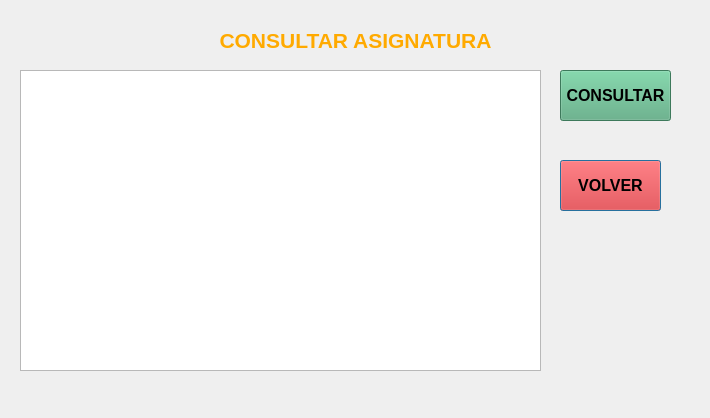
<?xml version="1.0" encoding="UTF-8"?>
<ui version="4.0">
 <class>Dialog</class>
 <widget class="QDialog" name="Dialog">
  <property name="geometry">
   <rect>
    <x>0</x>
    <y>0</y>
    <width>710</width>
    <height>418</height>
   </rect>
  </property>
  <property name="windowTitle">
   <string>Dialog</string>
  </property>
  <widget class="QPushButton" name="btn_salir">
   <property name="geometry">
    <rect>
     <x>560</x>
     <y>160</y>
     <width>101</width>
     <height>51</height>
    </rect>
   </property>
   <property name="font">
    <font>
     <pointsize>12</pointsize>
     <weight>75</weight>
     <bold>true</bold>
    </font>
   </property>
   <property name="styleSheet">
    <string notr="true">background-color: rgb(255, 0, 0);
color: rgb(0, 0, 0);</string>
   </property>
   <property name="text">
    <string>VOLVER</string>
   </property>
  </widget>
  <widget class="QLabel" name="Label_Menu_2">
   <property name="geometry">
    <rect>
     <x>0</x>
     <y>0</y>
     <width>711</width>
     <height>81</height>
    </rect>
   </property>
   <property name="toolTip">
    <string>&lt;html&gt;&lt;head/&gt;&lt;body&gt;&lt;p align=&quot;center&quot;&gt;&lt;span style=&quot; font-size:16pt; font-weight:600;&quot;&gt;RESGISTRAR NUEVA ASIGNATURA&lt;/span&gt;&lt;/p&gt;&lt;/body&gt;&lt;/html&gt;</string>
   </property>
   <property name="styleSheet">
    <string notr="true">color: rgb(255, 170, 0);</string>
   </property>
   <property name="text">
    <string>&lt;html&gt;&lt;head/&gt;&lt;body&gt;&lt;p align=&quot;center&quot;&gt;&lt;span style=&quot; font-size:16pt; font-weight:600;&quot;&gt;CONSULTAR ASIGNATURA&lt;/span&gt;&lt;/p&gt;&lt;/body&gt;&lt;/html&gt;</string>
   </property>
  </widget>
  <widget class="QTableWidget" name="tabla">
   <property name="geometry">
    <rect>
     <x>20</x>
     <y>70</y>
     <width>521</width>
     <height>301</height>
    </rect>
   </property>
  </widget>
  <widget class="QPushButton" name="btn_consultar">
   <property name="geometry">
    <rect>
     <x>560</x>
     <y>70</y>
     <width>111</width>
     <height>51</height>
    </rect>
   </property>
   <property name="font">
    <font>
     <family>Arial</family>
     <pointsize>12</pointsize>
     <weight>75</weight>
     <bold>true</bold>
    </font>
   </property>
   <property name="styleSheet">
    <string notr="true">
background-color: rgb(85, 170, 127);</string>
   </property>
   <property name="text">
    <string>CONSULTAR</string>
   </property>
  </widget>
 </widget>
 <resources/>
 <connections/>
</ui>
